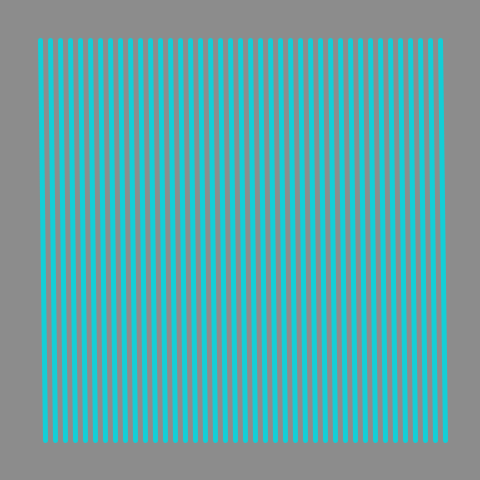
Frame 1 (no input)
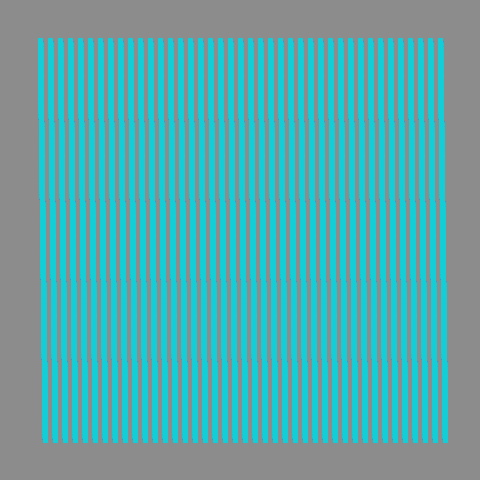
Frame 60 (the mouse pressed at the canvas centre just before this capture)
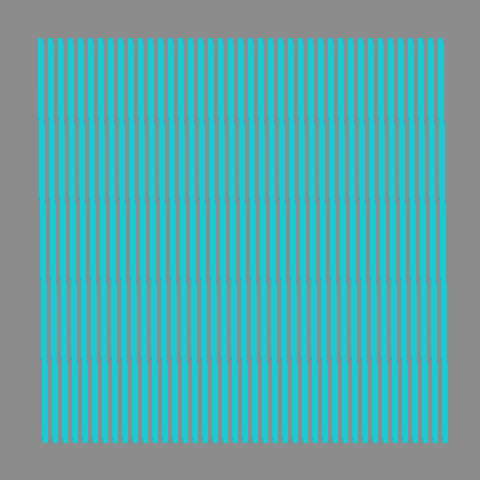
Frame 120 (the mouse held since frame 60 and released just before this capture)

The Processing sketch that drew these frames (run headless with seeded random() and noise(); from frame 60 on, the mouse is pressed at the canvas centre):

// Processing sketch: processing_184888
// ── processing_184888.pde

void setup()
{
size(480, 480);
background(140);
smooth();
stroke(#13CED6);
strokeWeight(5);
}
 
 
 void draw()
 {
   for (int i = 40; i <= 440; i += 10) {
 
     line(i, 40, i + 5, 440);
   }
 }
 
